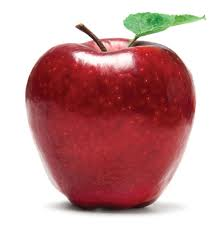
%> input picture PROJ/apple4.jpg, 222 x 227 px, given in place of apple.jpg, which was not available
$ octave database_spoo.m   (GNU Octave 9; MATLAB toolbox functions it lacks are replaced by stand-ins)
%> lines starting %> are read from the running program, lines starting %| are printed output that depends on the picture; in (x1, y1, x2, y2) boxes, pixels count from 0 and x2, y2 are one past the last pixel; in counts of white or black regions, pixels touching at a corner belong together; the program's own positions count from 1; pictures that were not available may be replaced by others from this repository, and a replacement may not be noted
### PROJ/spoofun.m
function imop = spoofun(fpath,imip)
%> called with fpath = 'C:\SPOORTHI_LAB\PROJ\PROJ\', imip = 'apple.jpg'

    %%fpath='C:\SPOORTHI_LAB\PROJ\PROJ'
    fname=imip;
    fullname=strcat(fpath,imip);

[a1]=imread(fullname);
%> a1 is the input picture: size 227x222x3 uint8; mean R, G, B 200, 154.8, 155.2
a1x=im2bw(a1);
%> a1x: size 227x222 logical; 57.1% white; 15 black regions (12 under 20 px), largest, box (x1, y1, x2, y2) and area: (26, 31, 195, 213) 21300, (76, 25, 107, 52) 177, (147, 15, 163, 27) 101
ea1=edge(a1x);
%> ea1: size 227x222 logical; 2.8% white in thin lines or dots, all inside (x1, y1, x2, y2) = (25, 14, 196, 214)
area1=bwarea(a1x);
%> area1 = 28830
perim1=bwarea(ea1);
%> perim1 = 1527.2
f1r=mean2(a1(:,:,1));
%> f1r = 200
f1g=mean2(a1(:,:,2));
%> f1g = 154.8
f1b=mean2(a1(:,:,3));
%> f1b = 155.2
shape1=4*(22/7)*(area1/perim1^2);
%> shape1 = 0.155
e1=10;
imop=[f1r*(1-(e1/100)),f1b*(1-(e1/100)),f1g*(1-(e1/100)),f1r*(1+(e1/100)),f1b*(1+(e1/100)),f1g*(1+(e1/100)),area1-e1,area1+e1,perim1-e1,perim1+e1,shape1*(1-(e1/100)),shape1*(1+(e1/100))];
%> imop = [180 139.6 139.3 220 170.7 170.2 28820 28840 1517.2 1537.2 0.14 0.171]

### PROJ/database_spoo.m
%%%load database
cd('C:\SPOORTHI_LAB\PROJ\PROJ');
c1='C:\SPOORTHI_LAB\PROJ\PROJ\';
f1=spoofun(c1,'apple.jpg');
%> f1 has the same summary as imop in spoofun
f2=spoofun(c1,'banana.jpg');
%> call 2 of spoofun, with fpath = 'C:\SPOORTHI_LAB\PROJ\PROJ\', imip = 'banana.jpg'
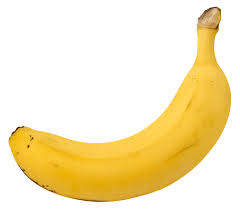
%> input picture PROJ/banana.jpg, 240 x 210 px
%> in spoofun, a1 is the input picture: size 210x240x3 uint8; mean R, G, B 248.5, 233.2, 191.8
%> in spoofun (call 2), `a1x=im2bw(a1);`: a1x: size 210x240 logical; 99.6% white; black in thin lines or dots, all inside (x1, y1, x2, y2) = (11, 7, 221, 202)
%> in spoofun (call 2), `ea1=edge(a1x);`: ea1: size 210x240 logical; 0.63% white in thin lines or dots, all inside (x1, y1, x2, y2) = (10, 6, 222, 203)
%> in spoofun (call 2), `area1=bwarea(a1x);`: area1 = 50242.6
%> in spoofun (call 2), `perim1=bwarea(ea1);`: perim1 = 359.2
%> in spoofun (call 2), `f1r=mean2(a1(:,:,1));`: f1r = 248.5
%> in spoofun (call 2), `f1g=mean2(a1(:,:,2));`: f1g = 233.2
%> in spoofun (call 2), `f1b=mean2(a1(:,:,3));`: f1b = 191.8
%> in spoofun (call 2), `shape1=4*(22/7)*(area1/perim1^2);`: shape1 = 4.89
%> in spoofun (call 2), `imop=[f1r*(1-(e1/100)),f1b*(1-(e1/100)),f1g*(1-(e1/100)),f1r*(1+(e1/10..`: imop = [223.7 172.6 209.9 273.4 211 256.6 50232.6 50252.6 349.2 369.2 4.4 5.38]
%> f2 has the same summary as imop in spoofun
f3=spoofun(c1,'capscium.jpg');
%> call 3 of spoofun, with fpath = 'C:\SPOORTHI_LAB\PROJ\PROJ\', imip = 'capscium.jpg'
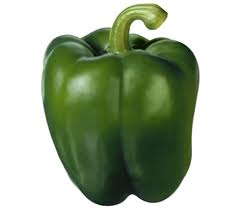
%> input picture PROJ/capscium.jpg, 241 x 209 px
%> in spoofun, a1 is the input picture: size 209x241x3 uint8; mean R, G, B 164.6, 177.3, 153.9
%> in spoofun (call 3), `a1x=im2bw(a1);`: a1x: size 209x241 logical; 57% white; 15 black regions (13 under 20 px), largest, box (x1, y1, x2, y2) and area: (43, 15, 199, 206) 21543, (155, 5, 168, 21) 86
%> in spoofun (call 3), `ea1=edge(a1x);`: ea1: size 209x241 logical; 3.3% white in thin lines or dots, all inside (x1, y1, x2, y2) = (42, 4, 200, 207)
%> in spoofun (call 3), `area1=bwarea(a1x);`: area1 = 28775.8
%> in spoofun (call 3), `perim1=bwarea(ea1);`: perim1 = 1798.2
%> in spoofun (call 3), `f1r=mean2(a1(:,:,1));`: f1r = 164.6
%> in spoofun (call 3), `f1g=mean2(a1(:,:,2));`: f1g = 177.3
%> in spoofun (call 3), `f1b=mean2(a1(:,:,3));`: f1b = 153.9
%> in spoofun (call 3), `shape1=4*(22/7)*(area1/perim1^2);`: shape1 = 0.112
%> in spoofun (call 3), `imop=[f1r*(1-(e1/100)),f1b*(1-(e1/100)),f1g*(1-(e1/100)),f1r*(1+(e1/10..`: imop = [148.1 138.5 159.6 181 169.3 195.1 28765.8 28785.8 1788.2 1808.2 0.101 0.123]
%> f3 has the same summary as imop in spoofun
f4=spoofun(c1,'greenapp.jpg');
%> call 4 of spoofun, with fpath = 'C:\SPOORTHI_LAB\PROJ\PROJ\', imip = 'greenapp.jpg'
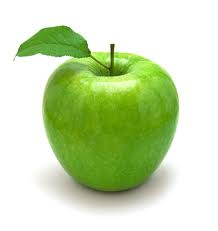
%> input picture PROJ/greenapp.jpg, 218 x 231 px
%> in spoofun, a1 is the input picture: size 231x218x3 uint8; mean R, G, B 202.1, 220.7, 178
%> in spoofun (call 4), `a1x=im2bw(a1);`: a1x: size 231x218 logical; 81% white; 54 black regions (51 under 20 px), largest, box (x1, y1, x2, y2) and area: (46, 68, 177, 196) 8094, (17, 26, 128, 76) 1311, (21, 50, 40, 56) 32
%> in spoofun (call 4), `ea1=edge(a1x);`: ea1: size 231x218 logical; 4.5% white in thin lines or dots, all inside (x1, y1, x2, y2) = (15, 25, 177, 197)
%> in spoofun (call 4), `area1=bwarea(a1x);`: area1 = 40903.1
%> in spoofun (call 4), `perim1=bwarea(ea1);`: perim1 = 2510.4
%> in spoofun (call 4), `f1r=mean2(a1(:,:,1));`: f1r = 202.1
%> in spoofun (call 4), `f1g=mean2(a1(:,:,2));`: f1g = 220.7
%> in spoofun (call 4), `f1b=mean2(a1(:,:,3));`: f1b = 178
%> in spoofun (call 4), `shape1=4*(22/7)*(area1/perim1^2);`: shape1 = 0.0816
%> in spoofun (call 4), `imop=[f1r*(1-(e1/100)),f1b*(1-(e1/100)),f1g*(1-(e1/100)),f1r*(1+(e1/10..`: imop = [181.9 160.2 198.6 222.4 195.8 242.7 40893.1 40913.1 2500.4 2520.4 0.0734 0.0898]
%> f4 has the same summary as imop in spoofun
f5=spoofun(c1,'lemon.jpg');
%> call 5 of spoofun, with fpath = 'C:\SPOORTHI_LAB\PROJ\PROJ\', imip = 'lemon.jpg'
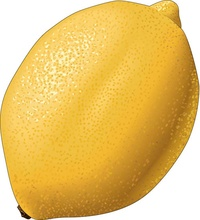
%> input picture PROJ/lemon.jpg, 200 x 220 px, shrunk from 500 x 551 before the run
%> in spoofun, a1 is the input picture: size 220x200x3 uint8; mean R, G, B 231.9, 194, 107.4
%> in spoofun (call 5), `a1x=im2bw(a1);`: a1x: size 220x200 logical; 93.8% white; 44 black regions (41 under 20 px), largest, box (x1, y1, x2, y2) and area: (38, 41, 197, 220) 2548, (17, 205, 31, 219) 67, (176, 10, 181, 28) 27
%> in spoofun (call 5), `ea1=edge(a1x);`: ea1: size 220x200 logical; 3.5% white in thin lines or dots, all inside (x1, y1, x2, y2) = (17, 9, 200, 220)
%> in spoofun (call 5), `area1=bwarea(a1x);`: area1 = 41384.8
%> in spoofun (call 5), `perim1=bwarea(ea1);`: perim1 = 1724.8
%> in spoofun (call 5), `f1r=mean2(a1(:,:,1));`: f1r = 231.9
%> in spoofun (call 5), `f1g=mean2(a1(:,:,2));`: f1g = 194
%> in spoofun (call 5), `f1b=mean2(a1(:,:,3));`: f1b = 107.4
%> in spoofun (call 5), `shape1=4*(22/7)*(area1/perim1^2);`: shape1 = 0.175
%> in spoofun (call 5), `imop=[f1r*(1-(e1/100)),f1b*(1-(e1/100)),f1g*(1-(e1/100)),f1r*(1+(e1/10..`: imop = [208.7 96.66 174.6 255.1 118.1 213.4 41374.8 41394.8 1714.8 1734.8 0.157 0.192]
%> f5 has the same summary as imop in spoofun
f6=spoofun(c1,'orange.jpg');
%> call 6 of spoofun, with fpath = 'C:\SPOORTHI_LAB\PROJ\PROJ\', imip = 'orange.jpg'
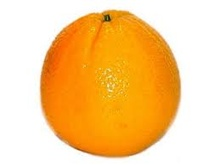
%> input picture PROJ/orange.jpg, 220 x 165 px, shrunk from 259 x 194 before the run
%> in spoofun, a1 is the input picture: size 165x220x3 uint8; mean R, G, B 249.4, 205.2, 142.6
%> in spoofun (call 6), `a1x=im2bw(a1);`: a1x: size 165x220 logical; 99.2% white; 22 black regions (19 under 20 px), largest, box (x1, y1, x2, y2) and area: (44, 45, 59, 75) 172, (101, 14, 112, 23) 57, (74, 147, 95, 154) 31
%> in spoofun (call 6), `ea1=edge(a1x);`: ea1: size 165x220 logical; 0.88% white in thin lines or dots, all inside (x1, y1, x2, y2) = (42, 13, 147, 156)
%> in spoofun (call 6), `area1=bwarea(a1x);`: area1 = 36025.9
%> in spoofun (call 6), `perim1=bwarea(ea1);`: perim1 = 353.2
%> in spoofun (call 6), `f1r=mean2(a1(:,:,1));`: f1r = 249.4
%> in spoofun (call 6), `f1g=mean2(a1(:,:,2));`: f1g = 205.2
%> in spoofun (call 6), `f1b=mean2(a1(:,:,3));`: f1b = 142.6
%> in spoofun (call 6), `shape1=4*(22/7)*(area1/perim1^2);`: shape1 = 3.63
%> in spoofun (call 6), `imop=[f1r*(1-(e1/100)),f1b*(1-(e1/100)),f1g*(1-(e1/100)),f1r*(1+(e1/10..`: imop = [224.5 128.4 184.7 274.4 156.9 225.7 36015.9 36035.9 343.2 363.2 3.27 3.99]
%> f6 has the same summary as imop in spoofun
f7=spoofun(c1,'pineapple.jpg');
%> call 7 of spoofun, with fpath = 'C:\SPOORTHI_LAB\PROJ\PROJ\', imip = 'pineapple.jpg'
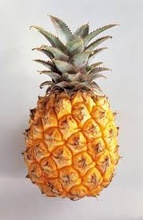
%> input picture PROJ/pineapple.jpg, 143 x 220 px, shrunk from 181 x 279 before the run
%> in spoofun, a1 is the input picture: size 220x143x3 uint8; mean R, G, B 201.4, 178, 155.3
%> in spoofun (call 7), `a1x=im2bw(a1);`: a1x: size 220x143 logical; 85.3% white; 91 black regions (79 under 20 px), largest, box (x1, y1, x2, y2) and area: (21, 32, 102, 201) 3830, (86, 143, 99, 162) 78, (80, 25, 89, 39) 66
%> in spoofun (call 7), `ea1=edge(a1x);`:
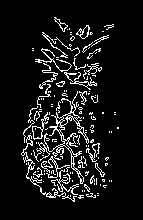
%> ea1: size 220x143 logical; 9% white in thin lines or dots, all inside (x1, y1, x2, y2) = (21, 17, 119, 202)
%> in spoofun (call 7), `area1=bwarea(a1x);`: area1 = 27070
%> in spoofun (call 7), `perim1=bwarea(ea1);`: perim1 = 3113.4
%> in spoofun (call 7), `f1r=mean2(a1(:,:,1));`: f1r = 201.4
%> in spoofun (call 7), `f1g=mean2(a1(:,:,2));`: f1g = 178
%> in spoofun (call 7), `f1b=mean2(a1(:,:,3));`: f1b = 155.3
%> in spoofun (call 7), `shape1=4*(22/7)*(area1/perim1^2);`: shape1 = 0.0351
%> in spoofun (call 7), `imop=[f1r*(1-(e1/100)),f1b*(1-(e1/100)),f1g*(1-(e1/100)),f1r*(1+(e1/10..`: imop = [181.2 139.8 160.2 221.5 170.9 195.8 27060 27080 3103.4 3123.4 0.0316 0.0386]
%> f7 has the same summary as imop in spoofun
f8=spoofun(c1,'redcapscium.jpg');
%> the run ends on the next line
